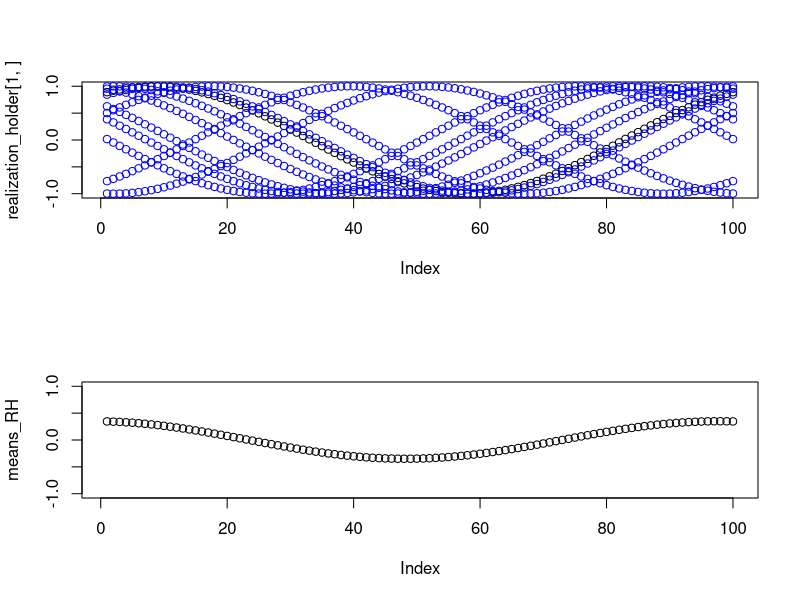

This chart was generated by the following R code:


#dev.off()
set.seed(106)
num_realizations = 10
xs = seq(0,(2*pi),length = 100)

realization_holder = matrix(nrow = num_realizations,ncol = 100) # this holds all 100 time periods for the realizations

for( i in 1 : num_realizations)
{
  #phase_shift = pi
  phase_shift = runif(1,0,(2*pi))
  ys = sin(xs + phase_shift)
  realization_holder[i,] = ys
}

par(mfrow = c(2,1))


plot(realization_holder[1,])

for(k in 2:num_realizations)
{
  points(realization_holder[k,], col = "blue")
}

means_RH = colMeans(realization_holder)
plot(means_RH,ylim = c(-1,1))

